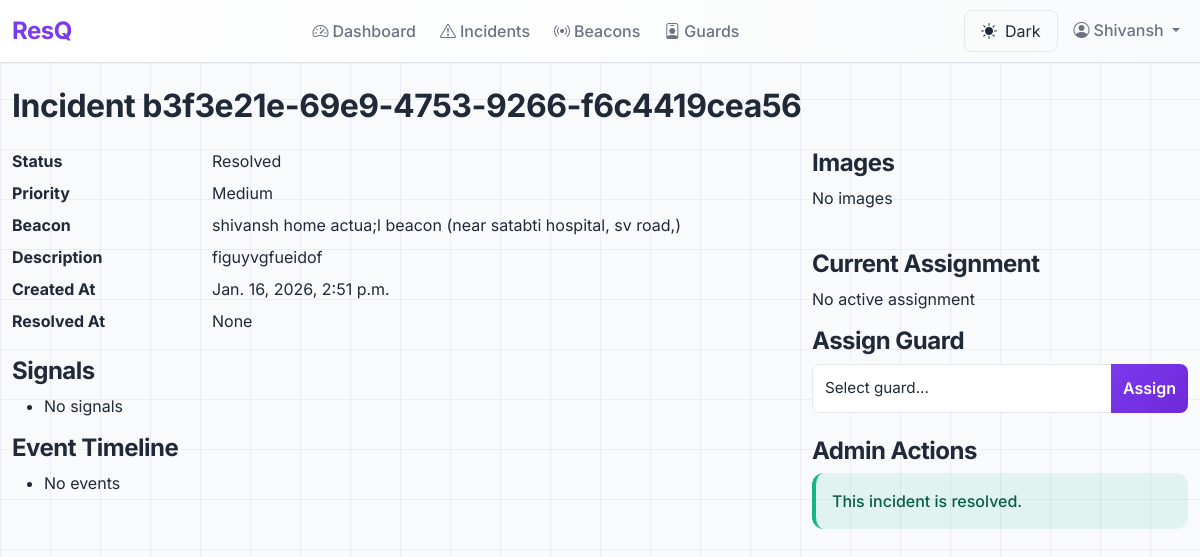
/admin-panel/incidents/b3f3e21e-69e9-4753-9266-f6c4419cea56/ (signed in), run on the app's committed database.
### accounts/models.py (models this page shows, shortened)
class User(AbstractBaseUser, PermissionsMixin):
    class Role(models.TextChoices):
        STUDENT = "STUDENT", "Student"
        GUARD = "GUARD", "Guard"
        ADMIN = "ADMIN", "Administrator"
    email = models.EmailField(unique=True, max_length=255)
    full_name = models.CharField(max_length=255)
    phone_number = models.CharField(max_length=10, blank=True, null=True, help_text="10-digit Indian phone number")
    role = models.CharField(max_length=20, choices=Role.choices, default=Role.STUDENT)
    is_active = models.BooleanField(default=True)
    is_staff = models.BooleanField(default=False)
    created_at = models.DateTimeField(auto_now_add=True)
    updated_at = models.DateTimeField(auto_now=True)
    objects = CustomUserManager()
    USERNAME_FIELD = "email"
    REQUIRED_FIELDS = ["full_name", "role"]
    class Meta:
        db_table = "auth_user"
        ordering = ["-created_at"]
        indexes = [
            models.Index(fields=["email"]),
            models.Index(fields=["role"]),
        ]

### incidents/models.py (models this page shows, shortened)
class Incident(models.Model):
    class Status(models.TextChoices):
        CREATED = "CREATED", "Created"
        ASSIGNED = "ASSIGNED", "Assigned to Guard"
        IN_PROGRESS = "IN_PROGRESS", "In Progress"
        RESOLVED = "RESOLVED", "Resolved"
    class Priority(models.IntegerChoices):
        LOW = 1, "Low"
        MEDIUM = 2, "Medium"
        HIGH = 3, "High"
        CRITICAL = 4, "Critical"
    class ResolutionType(models.TextChoices):
        RESOLVED_BY_GUARD = "RESOLVED_BY_GUARD", "Resolved by Guard"
        ESCALATED_TO_ADMIN = "ESCALATED_TO_ADMIN", "Escalated to Admin"
    class BuzzerStatus(models.TextChoices):
        INACTIVE = "INACTIVE", "Inactive (No Incident)"
        PENDING = "PENDING", "Pending (Incident Created, No Guard Yet)"
        ACTIVE = "ACTIVE", "Active (Incident Assigned to Guard)"
        ACKNOWLEDGED = "ACKNOWLEDGED", "Acknowledged (Guard En Route)"
        RESOLVED = "RESOLVED", "Resolved (Incident Complete)"
    id = models.UUIDField(primary_key=True, default=uuid.uuid4, editable=False)
    beacon = models.ForeignKey(
        Beacon,
        on_delete=models.PROTECT,
        related_name="incidents",
        help_text="Location of emergency (mandatory)"
    )
    status = models.CharField(
        max_length=20,
        choices=Status.choices,
        default=Status.CREATED,
        db_index=True
    )
    priority = models.IntegerField(
        choices=Priority.choices,
        default=Priority.MEDIUM,
        db_index=True
    )
    description = models.TextField(blank=True, help_text="Optional incident description")
    report_type = models.CharField(
        max_length=100,
        blank=True,
        help_text="Type of report (e.g., Safety Concern, Suspicious Activity, Infrastructure Issue)"
    )
    location = models.CharField(
        max_length=255,
        blank=True,
        help_text="Location description if different from beacon"
    )
    first_signal_time = models.DateTimeField(null=True, blank=True, db_index=True)
    last_signal_time = models.DateTimeField(null=True, blank=True)
    created_at = models.DateTimeField(auto_now_add=True, db_index=True)
    updated_at = models.DateTimeField(auto_now=True)
    resolved_by = models.ForeignKey(
        settings.AUTH_USER_MODEL,
        null=True,
        blank=True,
        on_delete=models.SET_NULL,
        related_name="resolved_incidents",
        help_text="Guard/Admin who resolved this incident"
    )
    resolved_at = models.DateTimeField(null=True, blank=True)
    resolution_notes = models.TextField(blank=True, help_text="Notes about how incident was resolved")
    resolution_type = models.CharField(
        max_length=30,
        choices=ResolutionType.choices,
        blank=True,
        help_text="How the incident was resolved"
    )
    current_assigned_guard = models.ForeignKey(
        settings.AUTH_USER_MODEL,
        null=True,
        blank=True,
        on_delete=models.SET_NULL,
        related_name="currently_assigned_incidents",
        help_text="Currently assigned guard"
    )
    assigned_at = models.DateTimeField(null=True, blank=True)
    buzzer_status = models.CharField(
        max_length=20,
        choices=BuzzerStatus.choices,
        default=BuzzerStatus.INACTIVE,
        db_index=True,
        help_text="Current buzzer status for ESP32 devices at this beacon"
    )
    buzzer_last_updated = models.DateTimeField(
        auto_now=True,
        help_text="Last time buzzer status was changed"
    )
    total_alerts_sent = models.PositiveIntegerField(default=0, help_text="Total alerts sent to guards")
    total_alerts_declined = models.PositiveIntegerField(default=0, help_text="Total alerts declined by guards")
    class Meta:
        ordering = ["-created_at"]
        indexes = [
            models.Index(fields=["-created_at"]),
            models.Index(fields=["status", "-created_at"]),
            models.Index(fields=["beacon", "-created_at"]),
            models.Index(fields=["beacon", "status", "-created_at"]),
        ]
        verbose_name = "Incident"
        verbose_name_plural = "Incidents"

class Beacon(models.Model):
    id = models.UUIDField(primary_key=True, default=uuid.uuid4, editable=False)
    beacon_id = models.CharField(max_length=100, unique=True, db_index=True, null=True, blank=True, help_text="Hardware beacon ID (UUID:major:minor)")
    uuid = models.CharField(max_length=36, db_index=True, help_text="iBeacon UUID")
    major = models.IntegerField(help_text="iBeacon major value")
    minor = models.IntegerField(help_text="iBeacon minor value")
    location_name = models.CharField(max_length=255, help_text="e.g., Library Entrance, Hallway 3A")
    building = models.CharField(max_length=255, help_text="e.g., Building A, Science Center")
    floor = models.IntegerField(help_text="Floor number")
    latitude = models.FloatField(null=True, blank=True, help_text="Fixed beacon latitude")
    longitude = models.FloatField(null=True, blank=True, help_text="Fixed beacon longitude")
    nearby_beacons = models.ManyToManyField(
        'self',
        through='BeaconProximity',
        symmetrical=False,
        related_name='nearby_from',
        help_text="Nearby beacons in priority order for guard search expansion"
    )
    is_active = models.BooleanField(default=True, db_index=True, help_text="Is beacon operational")
    created_at = models.DateTimeField(auto_now_add=True)
    updated_at = models.DateTimeField(auto_now=True)
    class Meta:
        ordering = ["building", "floor", "location_name"]
        indexes = [
            models.Index(fields=["beacon_id"]),
            models.Index(fields=["uuid", "major", "minor"]),
            models.Index(fields=["building", "floor"]),
            models.Index(fields=["is_active"]),
        ]
        constraints = [
            models.UniqueConstraint(fields=["major", "minor"], name="unique_beacon_major_minor")
        ]

### adminEnd/views.py (the view, shortened to what this page needs)
# urls.py: path('incidents/<uuid:incident_id>/', views.incident_detail, name='incident_detail'),
@admin_required
@read_only
def incident_detail(request, incident_id):
    incident = get_object_or_404(Incident, id=incident_id)
    from django.contrib.auth import get_user_model
    from django.db import IntegrityError, transaction
    User = get_user_model()
    images_qs = incident.images.all()
    images_info = []
    gcs_credentials_missing = False
    signals = incident.signals.all().order_by('-created_at')[:20]
    events = incident.events.all().order_by('-created_at')[:50]
    available_guards = User.objects.filter(role=User.Role.GUARD, guard_profile__is_active=True, guard_profile__is_available=True)
    context = {
        'incident': incident,
        'images_info': images_info,
        'gcs_credentials_missing': gcs_credentials_missing,
        'signals': signals,
        'events': events,
        'available_guards': available_guards,
        'adminend_view_only': settings.ADMINEND_VIEW_ONLY,
    }
    return render(request, 'adminEnd/incident_detail.html', context)

### adminEnd/templates/adminEnd/incident_detail.html (shortened to what this page needs)
{% extends 'adminEnd/base.html' %}
{% block content %}
<h1>Incident {{ incident.id }}</h1>
<div class="row">
  <div class="col-md-8">
    <dl class="row">
      <dt class="col-sm-3">Status</dt><dd class="col-sm-9">{{ incident.get_status_display }}</dd>
      <dt class="col-sm-3">Priority</dt><dd class="col-sm-9">{{ incident.get_priority_display }}</dd>
      <dt class="col-sm-3">Beacon</dt><dd class="col-sm-9">{{ incident.beacon.location_name }} ({{ incident.beacon.building }})</dd>
      <dt class="col-sm-3">Description</dt><dd class="col-sm-9">{{ incident.description }}</dd>
      <dt class="col-sm-3">Created At</dt><dd class="col-sm-9">{{ incident.created_at }}</dd>
      <dt class="col-sm-3">Resolved At</dt><dd class="col-sm-9">{{ incident.resolved_at }}</dd>
    </dl>
    <h4>Signals</h4>
    <ul>
      {% for s in signals %}
      <li>{{ s.get_signal_type_display }} — {{ s.created_at }} {% if s.source_user %}by {{ s.source_user.full_name }}{% endif %}</li>
      {% empty %}<li>No signals</li>{% endfor %}
    </ul>
    <h4>Event Timeline</h4>
    <ul>
      {% for e in events %}
      <li>{{ e.get_event_type_display }} — {{ e.created_at }} — {{ e.actor }}</li>
      {% empty %}<li>No events</li>{% endfor %}
    </ul>
  </div>
  <div class="col-md-4">
    <h4>Images</h4>
    <div class="d-grid gap-2">
      {% if images_info %}
        {% for img in images_info %}
          <div class="card mb-2">
            {% if img.url %}
              <img src="{{ img.url }}" class="card-img-top" alt="img"/>
            {% else %}
              <div class="card-img-top bg-light d-flex align-items-center justify-content-center" style="height:180px;">
                <div class="text-muted">Image unavailable</div>
              </div>
            {% endif %}
            <div class="card-body">
              <p class="card-text">{{ img.description }}</p>
            </div>
          </div>
        {% endfor %}
      {% else %}
        <p>No images</p>
      {% endif %}
    </div>
    <h4 class="mt-4">Current Assignment</h4>
    {% if incident.current_assigned_guard %}
      <p>Assigned to <strong>{{ incident.current_assigned_guard.full_name }}</strong> ({{ incident.current_assigned_guard.email }})</p>
      {% if not adminend_view_only %}
        <form method="post" class="mb-3">
          {% csrf_token %}
          <button name="unassign" value="1" class="btn btn-danger btn-sm">Unassign</button>
        </form>
      {% else %}
        <button class="btn btn-sm btn-outline-secondary" disabled>Unassign (view-only)</button>
      {% endif %}
    {% else %}
      <p>No active assignment</p>
    {% endif %}
    <h4 class="mt-2">Assign Guard</h4>
    {% if not adminend_view_only %}
      <form method="post" class="mb-3">
        <div class="input-group">
          <select name="guard_id" class="form-select">
            <option value="">Select guard...</option>
          </select>
          <button name="assign" value="1" class="btn btn-primary">Assign</button>
        </div>
      </form>
    {% else %}
      <div class="text-muted mb-3">Assigning guards is disabled in view-only mode.</div>
    {% endif %}
    <h4 class="mt-4">Admin Actions</h4>
    {% if incident.status != 'RESOLVED' %}
      {% if not adminend_view_only %}
        <form method="post">
          {% csrf_token %}
          <div class="mb-3">
            <label class="form-label">Resolution Notes</label>
            <textarea name="resolution_notes" class="form-control" rows="3"></textarea>
          </div>
          <div class="mb-3">
            <label class="form-label">Resolution Type</label>
            <select name="resolution_type" class="form-select">
              <option value="RESOLVED_BY_GUARD">Resolved by Guard</option>
              <option value="ESCALATED_TO_ADMIN">Escalated to Admin</option>
            </select>
          </div>
          <button name="resolve" value="1" class="btn btn-success">Mark Resolved</button>
        </form>
      {% else %}
        <div class="alert alert-secondary">Resolving incidents is disabled in view-only mode.</div>
      {% endif %}
    {% else %}
      <div class="alert alert-success">This incident is resolved.</div>
    {% endif %}
  </div>
</div>
{% endblock %}

### adminEnd/templates/adminEnd/base.html (shortened to what this page needs)
{% load static %}
<!doctype html>
<html lang="en">
  <head>
    <link href="https://cdn.jsdelivr.net/npm/bootstrap@5.3.2/dist/css/bootstrap.min.css" rel="stylesheet">
    <link href="https://cdn.jsdelivr.net/npm/bootstrap-icons@1.11.3/font/bootstrap-icons.css" rel="stylesheet">
    <link href="{% static 'adminEnd/css/custom.css' %}" rel="stylesheet">
  </head>
  <body data-theme="light">
    <nav class="navbar navbar-expand-lg sticky-top border-bottom" style="background: linear-gradient(to right, #ffffff, #f9fafb);">
      <div class="container-lg">
        <a class="navbar-brand fw-700" href="{% url 'adminEnd:dashboard' %}" style="font-size: 1.5rem; letter-spacing: -0.5px;">
          <span style="color: #7c3aed;">ResQ</span>
        </a>
        <div class="collapse navbar-collapse" id="nav">
          {% url 'adminEnd:dashboard' as dashboard_url %}
          {% url 'adminEnd:incident_list' as incidents_url %}
          {% url 'adminEnd:beacon_list' as beacons_url %}
          {% url 'adminEnd:guard_list' as guards_url %}
          <ul class="navbar-nav ms-auto gap-2 mb-2 mb-lg-0">
            <li class="nav-item"><a class="nav-link fw-500 {% if request.resolver_match.url_name == 'dashboard' %}text-primary{% else %}text-muted{% endif %}" href="{{ dashboard_url }}"><i class="bi bi-speedometer2 me-1"></i>Dashboard</a></li>
            <li class="nav-item"><a class="nav-link fw-500 {% if 'incident' in request.resolver_match.url_name %}text-primary{% else %}text-muted{% endif %}" href="{{ incidents_url }}"><i class="bi bi-exclamation-triangle me-1"></i>Incidents</a></li>
            <li class="nav-item"><a class="nav-link fw-500 {% if 'beacon' in request.resolver_match.url_name %}text-primary{% else %}text-muted{% endif %}" href="{{ beacons_url }}"><i class="bi bi-broadcast me-1"></i>Beacons</a></li>
            <li class="nav-item"><a class="nav-link fw-500 {% if 'guard' in request.resolver_match.url_name %}text-primary{% else %}text-muted{% endif %}" href="{{ guards_url }}"><i class="bi bi-person-badge me-1"></i>Guards</a></li>
          </ul>
          <ul class="navbar-nav ms-auto gap-2">
            <li class="nav-item">
              <button id="themeToggle" class="theme-toggle" title="Toggle dark mode">
                <i class="bi bi-sun-fill me-2"></i><span id="themeText">Dark</span>
              </button>
            </li>
            {% if request.user.is_authenticated %}
            <li class="nav-item dropdown">
              <a class="nav-link dropdown-toggle" href="#" id="userDropdown" role="button" data-bs-toggle="dropdown">
                <i class="bi bi-person-circle me-1"></i>{{ request.user.full_name }}
              </a>
            </li>
            {% else %}
            <li class="nav-item"><a class="nav-link" href="/login/"><i class="bi bi-box-arrow-in-right me-1"></i>Login</a></li>
            {% endif %}
          </ul>
        </div>
      </div>
    </nav>
    <div class="container-lg py-4">
      {% block content %}{% endblock %}
    </div>
  </body>
</html>

### data on the page
Incident: id "b3f3e21e-69e9-4753-9266-f6c4419cea56", status "Resolved", priority "Medium", beacon.location_name "shivansh home actua;l beacon", beacon.building "near satabti hospital, sv road,", description "figuyvgfueidof", created_at "Jan. 16, 2026, 2:51 p.m.", resolved_at "None"

### other printed values
{{ request.user.full_name }} "Shivansh"
